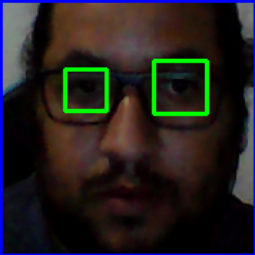
#> input picture files/3de78a35bab4725d159aba8f4d2022bf4d1cb071/people-1.png, 255 x 255 px, given in place of the camera
$ python face.py
#> lines starting #> are read from the running program, lines starting #| are printed output that depends on the picture
#!/usr/bin/python3
#-*- coding: utf-8 -*-
import numpy as np
import cv2
import os
import hashlib
import time
import json
from datetime import datetime

#Path
pathRoot = os.getcwd()

#max timer 2 minutes
timerStop = int( 120 )

#load file face
faceCascade = cv2.CascadeClassifier( 'data/haarcascade_frontalface_alt.xml' )
eyeGlassCascade = cv2.CascadeClassifier('data/haarcascade_eye_tree_eyeglasses.xml')

def generateRandomHashName():
    hashValue = hashlib.sha1( str( datetime.now() ).encode('utf-8') ).hexdigest()
    return hashValue

def generateFolderDefault():
    folderName = 'files'

    if not os.path.exists( os.path.join( pathRoot, folderName ) ):
        os.makedirs( os.path.join( pathRoot, folderName ) )

    return os.path.normpath( os.path.join( pathRoot, folderName ) )

def generateFolderPeople( fileName, pathValue ):
    if( not os.path.exists( os.path.join( pathValue, fileName ) ) ):
        os.makedirs( os.path.join( pathValue, fileName ) )

    return  os.path.normpath( os.path.join( pathValue, fileName ) )

def saveFaceDetected( cap, cameraStatus, delayFace, waitLoop ):
#> called with cameraStatus = False, delayFace = 5, waitLoop = 0
    counterFrames = 0
    counterNotFace = 0
    minute, second = ( 0, 0 )
    jsonTimer = []
    hashNameImage = generateRandomHashName()

    pathFolder = generateFolderPeople( hashNameImage, generateFolderDefault() )

    while True:
        ret, frame = cap.read()
#> frame is the input picture: shape (255, 255, 3); mean B, G, R 31.3, 32.2, 36

        if second > 59:
            minute += 1
            second = 0

        time.sleep(1)
        second += 1

        if ( ret == False ):
            cap.release()
            break

        gray = cv2.cvtColor(frame, cv2.COLOR_BGR2GRAY)
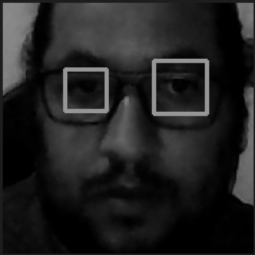
#> gray: shape (255, 255); min 0, max 150, mean 33.2
        faces = faceCascade.detectMultiScale( gray, 1.3, 5 )
#> faces = ()

        #verifica se tem faces
        print(np.any(faces))
#| False
        print(counterNotFace)

        if np.any(faces) == False:
            counterNotFace += 1
        else:
            counterNotFace  = 0
            for ( x, y, w, h ) in faces:
                continue
                #funcao para adicionar cor no rosto e olhos
                #colorDraw( frame, gray, x, y, w, h )

            #funcao para adicionar cor no rosto e olhos
            showCam( cameraStatus, frame )

            #print( x,y,w,h )
            faceImage = frame[ y:y + h, x:x + w ]

            larg, alt, _ = faceImage.shape

            if ( larg * alt <= 20 * 20 ):
                continue

            faceImage = cv2.resize( faceImage, ( 255, 255 ) )
            fileName = hashNameImage + "_" + str( counterFrames ) + ".png"
            cv2.imwrite( os.path.join( pathFolder, fileName ), faceImage )
            jsonTimer.append({'image' : fileName , 'datetime' : time.strftime("%Y-%m-%d %H:%M:%S"), 'minute' : minute, 'second': second })

            print('------' + fileName + '------')

            counterFrames += 1

            k = cv2.waitKey(30) & 0xff
            if k == 27:
                cap.release()
                cv2.destroyAllWindows()
                break

            time.sleep( waitLoop )

        if counterNotFace == delayFace:
           # print(pathFolder)
           # print(jsonTimer)
            print(saveFileJson( jsonTimer, pathFolder ))
            cap.release()
            return True

    cap.release()
    cv2.destroyAllWindows()


def showCam( status, frame ):
    if not status or status == False:
        return

    cv2.imshow( 'Poc SemParar',frame )

#funcao para adicionar cor no rosto e olhos
def colorDraw( frame, gray, x, y, w, h ):
    colorFace = ( 255, 0, 0 )
    colorEyes = ( 0, 255, 0 )
    stroke = 2

    cv2.rectangle( frame, ( x, y ), ( x + w, y + h ), colorFace, stroke )
    roiGray = gray[ y:y + h, x:x + w ]
    roiColor = frame[ y:y + h, x:x + w ]
    eyes = eyeGlassCascade.detectMultiScale( roiGray )

    for (ex, ey, ew, eh) in eyes:
        cv2.rectangle( roiColor, (ex, ey), ( ex + ew, ey + eh ), colorEyes, stroke )

def saveFileJson( objectJson, path ):
    pathFile = os.path.join( path, 'file.json' )
    fileWriteJson = open( pathFile, 'w')
    json.dump(objectJson, fileWriteJson )
    fileWriteJson.close()

def start():
    delayFace = 5 #5x será o maximo para criar outro id
    waitLoop = 0 #tempo que deve esperar por cada loop 3s
    returnStatus = False
    cameraStatus = False

    camera = cv2.VideoCapture(0)
    camera.release()
    camera = cv2.VideoCapture(0)

    returnStatus = saveFaceDetected( camera, cameraStatus, delayFace, waitLoop )
#> returnStatus = True
#| False
#| False
#> (printed output is left out)

    if( returnStatus == True ):
        #time.sleep( delay )
        start()

def main():
    start()

if __name__ == "__main__":
#> (the run stopped early here; a loop or call above may not have finished)
